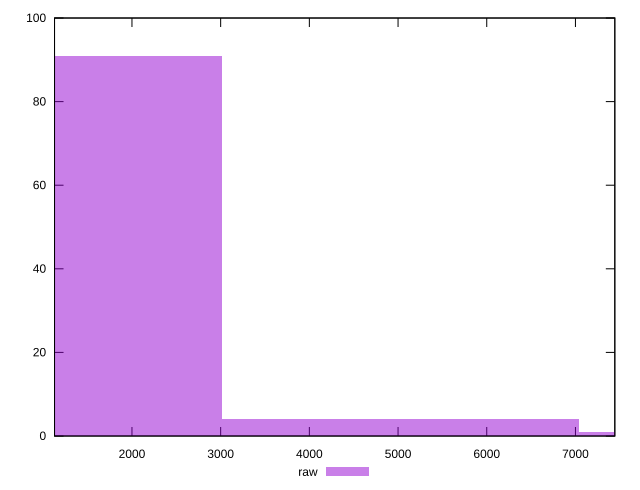

Write gnuplot code to recreate this figure.
reset

$raw <<EOF
2011.6799312832813 91
6035.0397938498445 4
8046.719725133125 1
4023.3598625665627 4
EOF

set key outside below
set boxwidth 2011.6799312832813
set xrange [1127:7444]
set yrange [0:100]
set trange [0:100]
set style fill transparent solid 0.5 noborder
set terminal svg size 640, 490 enhanced background rgb 'white'
set output "report_00025_2021-02-22T21:38:55.199Z/render-blocking-resources/samples/pages/raw/histogram.svg"

plot $raw title "raw" with boxes

reset
